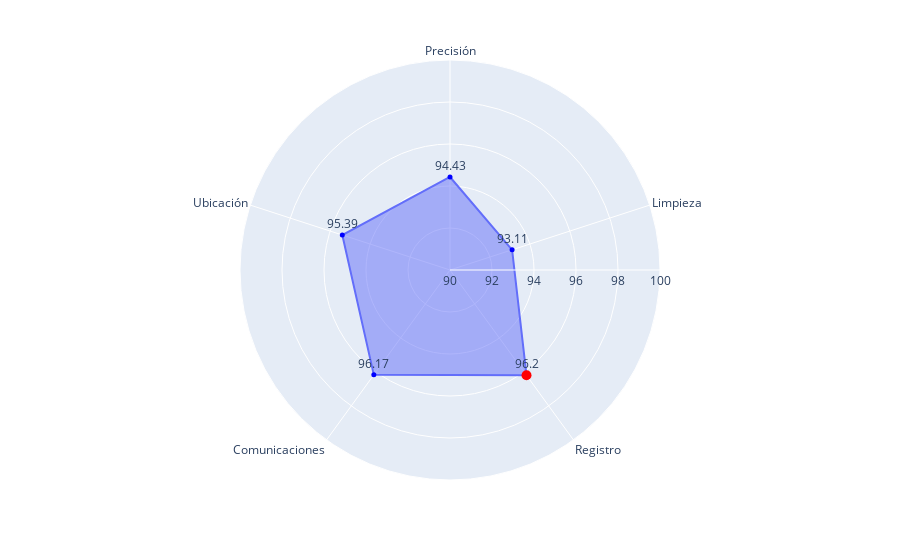

Notebook cell for this chart:
### Markdown cell above
Gráfica de radar para representar las puntuaciones

### Code cell
#Trazamos la gráfica de radar

fig = px.line_polar(df, r=mean_scores.values, theta=mean_scores.index, range_r=(90, 100), line_close=True)
fig.update_traces(fill='toself')

#Añadimos los valores

fig.add_trace(go.Scatterpolar(
    r=mean_scores.values,
    theta=mean_scores.index,
    mode='markers+text',
    marker=dict(color='blue', size=5, symbol='circle'),
    text=mean_scores.values.round(2),
    textposition='top center',
    name='Valores',
    showlegend=False
))

#Marcamos el valor máximo

fig.add_trace(go.Scatterpolar(
    r=[max_value],
    theta=[max_metric],
    mode='markers',
    marker=dict(color='red', size=10, symbol='circle'),
    name='Valor máximo',
    showlegend=False
))

### Figure 1 — Plotly figure (JSON) as saved in the notebook; plotly's stock layout.template omitted (floating-point values rounded to 4 significant figures)
{"data": [{"fill": "toself", "hovertemplate": "r=%{r}<br>theta=%{theta}<extra></extra>", "legendgroup": "", "line": {"color": "#636efa", "dash": "solid"}, "marker": {"symbol": "circle"}, "mode": "lines", "name": "", "r": [94.43, 93.11, 96.2, 96.17, 95.39, 94.43], "showlegend": false, "subplot": "polar", "theta": ["Precisión", "Limpieza", "Registro", "Comunicaciones", "Ubicación", "Precisión"], "type": "scatterpolar"}, {"marker": {"color": "blue", "size": 5, "symbol": "circle"}, "mode": "markers+text", "name": "Valores", "r": [94.43, 93.11, 96.2, 96.17, 95.39], "showlegend": false, "text": [94.43, 93.11, 96.2, 96.17, 95.39], "textposition": "top center", "theta": ["Precisión", "Limpieza", "Registro", "Comunicaciones", "Ubicación"], "type": "scatterpolar"}, {"marker": {"color": "red", "size": 10, "symbol": "circle"}, "mode": "markers", "name": "Valor máximo", "r": [96.2], "showlegend": false, "theta": ["Registro"], "type": "scatterpolar"}], "layout": {"legend": {"tracegroupgap": 0}, "margin": {"t": 60}, "polar": {"angularaxis": {"direction": "clockwise", "rotation": 90}, "domain": {"x": [0, 1], "y": [0, 1]}, "radialaxis": {"range": [90, 100]}}}}
